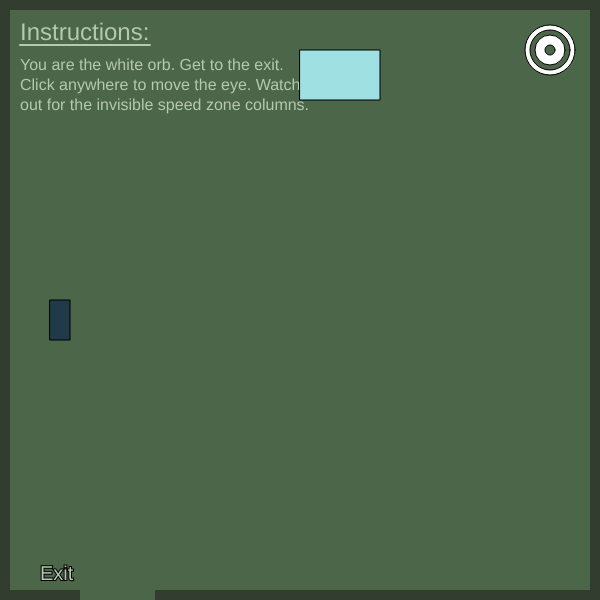
Frame 1 (no input)
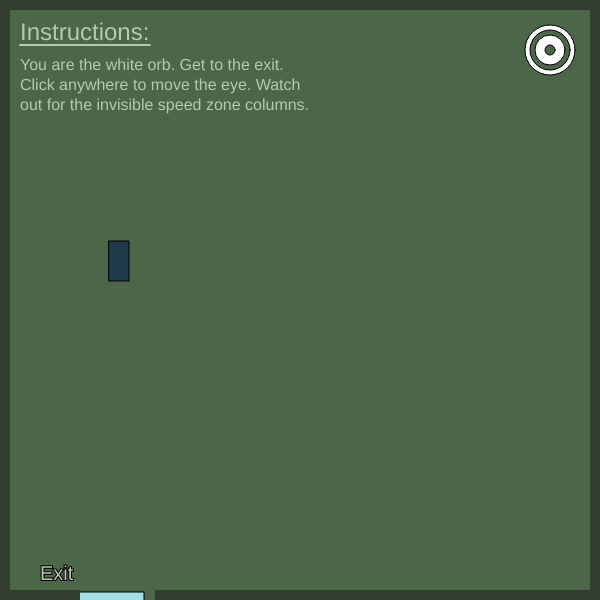
Frame 60 (no input)
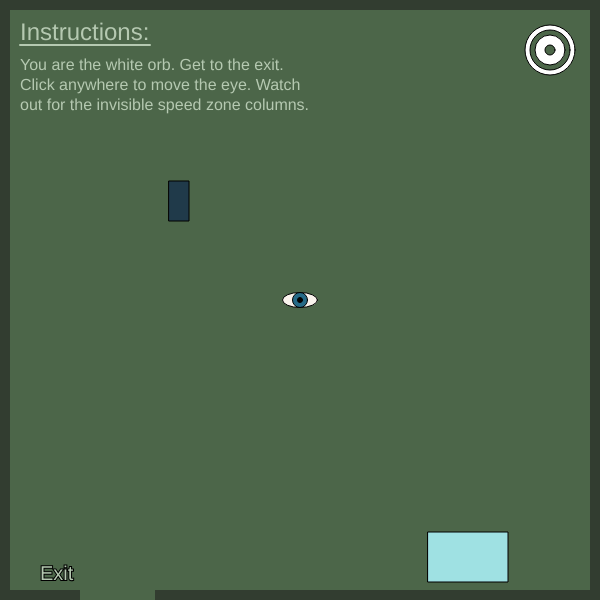
Frame 120 (the mouse pressed at the canvas centre since frame 60)

The p5.js sketch that drew these frames (run headless with seeded random() and noise() and a simulated clock; from frame 60 on, the mouse is pressed at the canvas centre):

// p5.js sketch
// ── sketch.js
// character x and y
var x = 550;
var y = 50;
var charSpeed = 5;

// key codes
var w = 87;
var a = 65;
var s = 83;
var d = 68;

//big rect.
var bigRectangleX = 300;
var bigRectangleY = 50;
var bigRectangleXSpeed;
var bigRectangleYSpeed;

//small rect.
var smallRectangleX = 50;
var smallRectangleY = 300;
var smallRectangleXSpeed;
var smallRectangleYSpeed;

//mouseClick shape
var mouseEllipseX=700;
var mouseEllipseY=700;

function setup() {
  createCanvas(600, 600);
  
      // big rect. speed
    bigRectangleXSpeed = Math.floor(Math.random() * (Math.floor(Math.random() * 5)) + 1);
    bigRectangleYSpeed = Math.floor(Math.random() * (Math.floor(Math.random() * 5)) + 1);
  
      // small rect. speed
    smallRectangleXSpeed = Math.floor(Math.random() * (Math.floor(Math.random() * 5)) + 1);
    smallRectangleYSpeed = Math.floor(Math.random() * (Math.floor(Math.random() * 5)) + 1);
}

function draw() {
  background(76, 102, 73); 
  
      //exit text
        fill(181, 201, 177);
        strokeWeight(2);
        stroke(0);
        textSize(20);
        text("Exit", 40, height-20);
  
  // mid-game and end-game text
    //end-game win
    if(x < 155 && x > 80 && y > height)
    {
        fill(181, 201, 177);
        strokeWeight(3);
        stroke(0);
        textSize(72);
        textAlign(CENTER);
        text("You Win!", width/2, height/3);
    }
  //mid-game instructions
      else
        {
        fill(181, 201, 177);
        strokeWeight(0);
        textSize(24);
        textAlign(LEFT);
        text("Instructions:", 20, 40);
        strokeWeight(2);
        stroke(181, 201, 177);
        line(20, 45, 150, 45);
          
        fill(181, 201, 177);
        strokeWeight(0);
        textSize(16);
        textAlign(LEFT);
        text("You are the white orb. Get to the exit.", 20, 70);
        text("Click anywhere to move the eye. Watch", 20, 90);
        text("out for the invisible speed zone columns.", 20, 110);
        }
  
  //character
  strokeWeight(1);
  stroke(0);
  fill(255);
  circle(x, y, 50);
  fill(76, 102, 73);
  circle(x, y, 40);
  fill(255);
  circle(x, y, 30);
  fill(76, 102, 73);
  circle(x, y, 10);
  
  // moving the character
if(keyIsDown(w)) 
{
  y -= charSpeed;
}
if(keyIsDown(a)) 
{
  x -= charSpeed;
}
if(keyIsDown(s)) 
{
  y += charSpeed;
}
if(keyIsDown(d)) 
{
  x += charSpeed;
}
  
 // character boundary limits
   
    if(y > height && x > 155)
    {
        y = 0;
    }
    if(y > height &&  x < 80)
    {
        y = 0;
    }
    if(x > width)
    {
        x = 0;
    }
    if(x < 0)
    {
        x = width;
    }

    else if(y < 0)
    {
        y = height;
    }
  
  /*
  character speed variations/invisible speed zones, for fun...? 
  (Actually just to use different conditional statements)
  */
  
  if(x>=0 && x<(width/3))
  {
    charSpeed = 10
  }
    else if(x >=(width/3) && x<(2*(width/3)))
     {
       charSpeed = 2
     }
    else
        {
          charSpeed = 5
        }
  
  //big rect.
  strokeWeight(1);
  stroke(0);
  fill(159, 225, 227);
  rect(bigRectangleX, bigRectangleY, 80, 50);
  
  //small rect.
  fill(32, 58, 74);
  rect(smallRectangleX, smallRectangleY, 20, 40);
  
      // big rect. movement
    bigRectangleX -= bigRectangleXSpeed;
    bigRectangleY -= bigRectangleYSpeed;
      //big rect. movement limits
    if(bigRectangleX > width)
    {
        bigRectangleX = 0;
    }
    if(bigRectangleX < 0)
    {
        bigRectangleX = width;
    }
    if(bigRectangleY > height)
    {
        bigRectangleY = 0;
    }
    if(bigRectangleY < 0)
    {
        bigRectangleY = height;
    }
  
  // small rect. movement
    smallRectangleX += smallRectangleXSpeed;
    smallRectangleY -= smallRectangleYSpeed;
  
      //small rect. movement limits
    if(smallRectangleX > width)
    {
        smallRectangleX = 0;
    }
    if(smallRectangleX < 0)
    {
        smallRectangleX = width;
    }
    if(smallRectangleY > height)
    {
        smallRectangleY = 0;
    }
    if(smallRectangleY < 0)
    {
        smallRectangleY = height;
    }
  
  //borders
  strokeWeight(0);
  fill(50, 61, 48);
    //left
  rect(0,0,10, height);
    //top
  rect(0,0,width, 10);
    //right
  rect(width-10,0,10, height);
    //bottom
  rect(0,height-10,80,10);
  rect(155,height-10,width-155,10);

//eyeball that appears when mouse is clicked  
  fill(250, 243, 237);
  strokeWeight(1);
ellipse(mouseEllipseX, mouseEllipseY, 35, 15);
  fill(38, 106, 135);
circle(mouseEllipseX, mouseEllipseY, 15);
  fill(0);
circle(mouseEllipseX, mouseEllipseY, 5);
  
}

function mousePressed()
{
mouseEllipseX=mouseX;
mouseEllipseY=mouseY;
}
